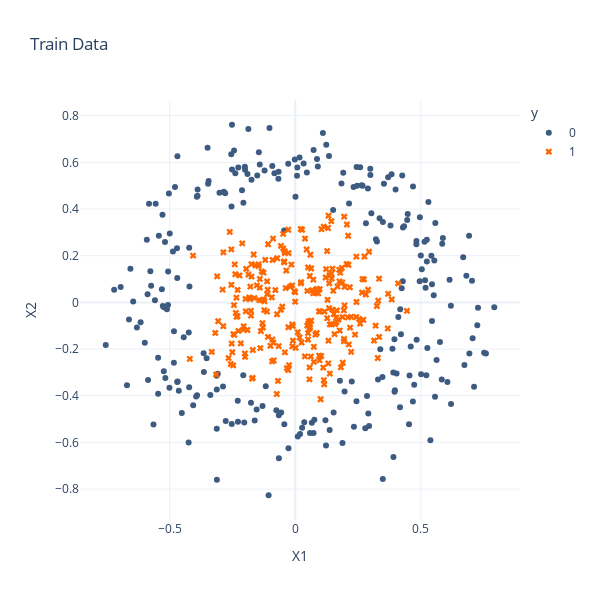
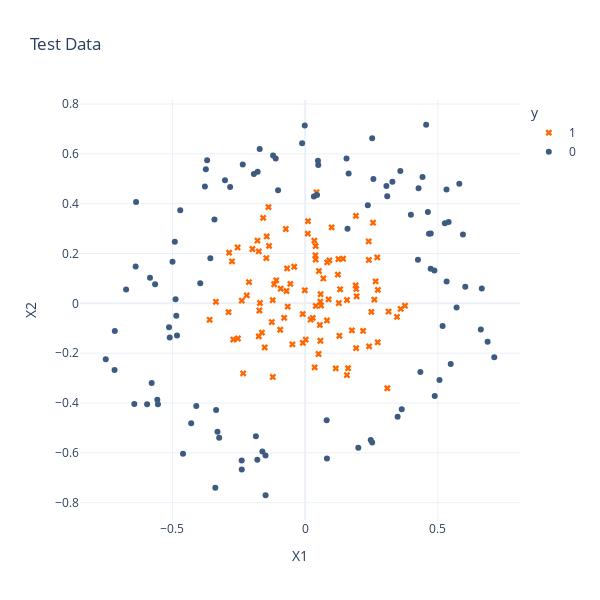

Here is the notebook cell these charts were saved with, in order:
### Code cell
# Visualizamos los datos de entrenamiento y evalaución.
px.scatter(data_frame=train,                                        # Pasamo el datset
           x="X1",                                                  # Variable en eje X
           y="X2",                                                  # Variable en eje Y
           color="y",                                               # Usamos el color para representar a la variable respuesta
           symbol="y",                                              # Usamos el símbolo de los puntos para representar la variable respuesta
           color_discrete_map={0:"#3d5a80", 1:"#ff6700"},           # Definimos los colores de las clases
           symbol_map={0:"circle", 1:"x"},                          # Definimos los símbolos de las clases
           title="Train Data",                                      # Título del gráfico
           height=600,                                              # Alto del gráfico
           width=600,                                               # Ancho del gráfico
           template="plotly_white").show()                          # Estilo del gráfico

# Visualizamos los datos de entrenamiento y evalaución.
px.scatter(data_frame=test,                                         # Pasamo el datset
           x="X1",                                                  # Variable en eje X
           y="X2",                                                  # Variable en eje Y
           color="y",                                               # Usamos el color para representar a la variable respuesta
           symbol="y",                                              # Usamos el símbolo de los puntos para representar la variable respuesta
           color_discrete_map={0:"#3d5a80", 1:"#ff6700"},           # Definimos los colores de las clases
           symbol_map={0:"circle", 1:"x"},                          # Definimos los símbolos de las clases
           title="Test Data",                                       # Título del gráfico
           height=600,                                              # Alto del gráfico
           width=600,                                               # Ancho del gráfico
           template="plotly_white").show()                          # Estilo del gráfico

### Figure 1 — Plotly figure (JSON) as saved in the notebook; plotly's stock layout.template omitted (floating-point values rounded to 4 significant figures; data arrays with more than 128 entries replaced by an {"elided": "..."} marker saying what was removed)
{"data": [{"hovertemplate": "y=0<br>X1=%{x}<br>X2=%{y}<extra></extra>", "legendgroup": "0", "marker": {"color": "#3d5a80", "symbol": "circle"}, "mode": "markers", "name": "0", "orientation": "v", "showlegend": true, "type": "scatter", "x": {"elided": "250 float values"}, "xaxis": "x", "y": {"elided": "250 float values"}, "yaxis": "y"}, {"hovertemplate": "y=1<br>X1=%{x}<br>X2=%{y}<extra></extra>", "legendgroup": "1", "marker": {"color": "#ff6700", "symbol": "x"}, "mode": "markers", "name": "1", "orientation": "v", "showlegend": true, "type": "scatter", "x": {"elided": "250 float values"}, "xaxis": "x", "y": {"elided": "250 float values"}, "yaxis": "y"}], "layout": {"height": 600, "legend": {"title": {"text": "y"}, "tracegroupgap": 0}, "title": {"text": "Train Data"}, "width": 600, "xaxis": {"anchor": "y", "domain": [0, 1], "title": {"text": "X1"}}, "yaxis": {"anchor": "x", "domain": [0, 1], "title": {"text": "X2"}}}}

### Figure 2 — Plotly figure (JSON) as saved in the notebook; plotly's stock layout.template omitted (floating-point values rounded to 4 significant figures)
{"data": [{"hovertemplate": "y=1<br>X1=%{x}<br>X2=%{y}<extra></extra>", "legendgroup": "1", "marker": {"color": "#ff6700", "symbol": "x"}, "mode": "markers", "name": "1", "orientation": "v", "showlegend": true, "type": "scatter", "x": [-0.1088, 0.1617, 0.03464, 0.05995, 0.1317, 0.1153, 0.0571, -0.1523, 0.03989, -0.1747, 0.1902, -0.1724, 0.1427, 0.1938, -0.2532, -0.001268, 0.1573, 0.3762, 0.2714, -0.04133, 0.0286, 0.1925, -0.2708, 0.03962, 0.1911, 0.36, 0.2398, -0.122, 0.03945, -0.07909, 0.1267, -0.2755, -0.2116, -0.1628, -0.1796, -0.3598, 0.009953, 0.09984, 0.05045, 0.2733, 0.03583, 0.129, 0.08312, 0.03861, -0.07284, 0.05746, 0.06856, 0.1762, -0.2334, 0.05816, 0.2557, 0.0823, 0.2393, 0.2184, 0.1254, -0.2863, -0.04814, -0.008719, 0.3458, -0.09207, -0.1582, 0.0883, 0.2494, -0.2199, 0.3094, 0.1576, -0.2386, -0.06566, 0.05171, -0.1381, 0.02059, 0.002105, -0.3361, 0.3141, -0.09396, 0.01089, 0.192, -0.06799, -0.1166, -0.1223, -0.009226, -0.1985, -0.05564, -0.07025, -0.1358, -0.1746, 0.05538, -0.1257, 0.2607, -0.1446, -0.1703, 0.1233, 0.2738, 0.2653, -0.2886, -0.1462, 0.09126, -0.2543, 0.2409, 0.04271], "xaxis": "x", "y": [0.09245, -0.2604, 0.2518, -0.008607, 0.05632, -0.2611, 0.006551, -0.177, -0.01043, -0.1325, 0.07176, -0.0286, 0.1793, 0.02823, -0.1411, 0.05246, -0.2879, -0.009414, 0.1844, 0.1469, -0.05828, 0.05775, -0.1454, 0.2301, 0.3512, -0.02234, 0.1742, -0.2954, 0.1761, -0.05797, 0.001108, 0.1686, 0.08533, -0.1174, 0.2519, -0.06605, 0.28, 0.3049, -0.2032, -0.1563, -0.2569, -0.1302, 0.1643, 0.1929, 0.2983, -0.15, 0.09987, -0.1085, -0.2812, 0.03668, 0.3238, -0.06866, 0.2487, -0.1106, 0.1777, 0.2032, -0.1646, -0.1587, -0.05435, 0.05876, 0.3431, 0.0159, -0.03437, 0.03211, -0.3408, 0.01316, 0.01084, -0.01301, 0.1297, 0.3865, -0.06545, -0.1454, 0.006274, -0.03299, -0.1061, 0.33, -0.1797, 0.1402, 0.07665, 0.01282, -0.04287, 0.2181, 0.0782, 0.04962, 0.2309, 0.2085, -0.08664, -0.07508, 0.01493, 0.2684, 0.00141, 0.1154, 0.05412, 0.08813, -0.03533, 0.1815, 0.1726, 0.2244, -0.1726, 0.4457], "yaxis": "y"}, {"hovertemplate": "y=0<br>X1=%{x}<br>X2=%{y}<extra></extra>", "legendgroup": "0", "marker": {"color": "#3d5a80", "symbol": "circle"}, "mode": "markers", "name": "0", "orientation": "v", "showlegend": true, "type": "scatter", "x": [-0.1855, 0.434, 0.4557, 0.603, -0.4995, -0.6743, 0.5327, -0.1801, 0.03293, 0.7122, 0.3584, 0.488, 0.2471, -0.4826, 0.04822, -0.2387, 0.3482, -0.357, 0.5704, 0.5261, -0.578, -0.5567, -0.2826, -0.3739, 0.5806, -0.3416, -0.4292, 0.4271, 0.5323, -0.3302, -0.1611, 0.5176, 0.6652, -0.111, 0.2001, 0.5943, 0.1638, -0.5543, -0.3019, 0.3638, 0.5403, -0.4099, 0.473, -0.1932, -0.5843, 0.6872, -0.6383, 0.257, 0.4866, -0.3382, 0.4664, -0.7509, -0.5125, -0.235, 0.4248, -0.51, -0.01148, -0.7177, -0.3238, -0.7168, 0.6616, 0.236, 0.1558, 0.08103, -0.3353, 0.08201, -0.5952, -0.3775, -0.179, -0.1492, 0.4726, 0.04471, -0.395, -0.239, -0.1021, -0.1208, 0.4622, 0.2524, -0.4705, 0.3982, -0.3691, 0.2524, 0.5483, -0.4852, -0.149, -0.1713, 0.306, -0.488, 0.04937, 0.3286, 0.5059, -0.4599, -0.4909, 0.3091, -0.6434, 0.442, -0.565, -0.001514, 0.1595, -0.6368], "xaxis": "x", "y": [-0.5337, -0.2758, 0.7169, 0.06673, 0.1674, 0.05594, 0.08785, -0.6281, 0.4289, -0.2163, 0.5316, -0.3715, -0.5488, -0.1291, 0.5719, -0.6673, -0.4549, 0.1809, -0.0168, 0.3214, -0.3202, -0.387, 0.4668, 0.5383, 0.4801, 0.3364, -0.4813, 0.4619, 0.4573, -0.5156, -0.5944, -0.09085, 0.05983, 0.5809, -0.5798, 0.2763, 0.5214, -0.4051, 0.494, -0.4254, 0.3267, -0.4125, 0.2799, 0.5189, 0.1027, -0.1544, 0.1484, 0.4989, 0.1316, -0.7406, 0.2794, -0.2248, -0.09606, 0.5575, 0.1749, -0.1373, 0.6431, -0.2677, -0.5397, -0.1111, -0.1053, 0.3938, 0.5815, -0.4695, -0.428, -0.623, -0.405, 0.469, 0.5279, -0.6105, 0.1392, 0.4344, 0.08046, -0.6305, 0.4543, 0.5931, 0.3669, -0.559, 0.3739, 0.356, 0.574, 0.6623, -0.2433, -0.04978, -0.7702, 0.6192, 0.471, 0.01614, 0.5553, 0.4878, -0.3072, -0.6037, 0.2468, 0.4299, -0.404, 0.507, 0.07638, 0.7138, 0.299, 0.4069], "yaxis": "y"}], "layout": {"height": 600, "legend": {"title": {"text": "y"}, "tracegroupgap": 0}, "title": {"text": "Test Data"}, "width": 600, "xaxis": {"anchor": "y", "domain": [0, 1], "title": {"text": "X1"}}, "yaxis": {"anchor": "x", "domain": [0, 1], "title": {"text": "X2"}}}}
